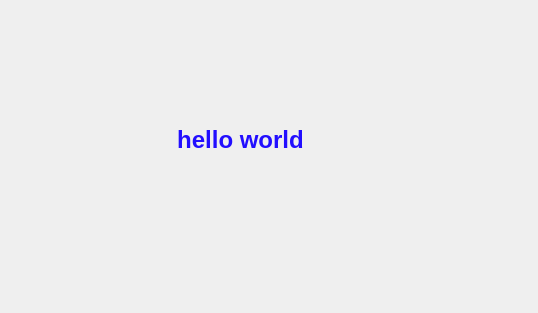
<?xml version="1.0" encoding="UTF-8"?>
<ui version="4.0">
 <class>Form</class>
 <widget class="QWidget" name="Form">
  <property name="geometry">
   <rect>
    <x>0</x>
    <y>0</y>
    <width>538</width>
    <height>313</height>
   </rect>
  </property>
  <property name="windowTitle">
   <string>hello world</string>
  </property>
  <widget class="QLabel" name="label">
   <property name="geometry">
    <rect>
     <x>90</x>
     <y>60</y>
     <width>301</width>
     <height>161</height>
    </rect>
   </property>
   <property name="text">
    <string>&lt;html&gt;&lt;head/&gt;&lt;body&gt;&lt;p align=&quot;center&quot;&gt;&lt;span style=&quot; font-size:18pt; font-weight:600; color:#220eff;&quot;&gt;hello world&lt;/span&gt;&lt;/p&gt;&lt;/body&gt;&lt;/html&gt;</string>
   </property>
  </widget>
 </widget>
 <resources/>
 <connections/>
</ui>
